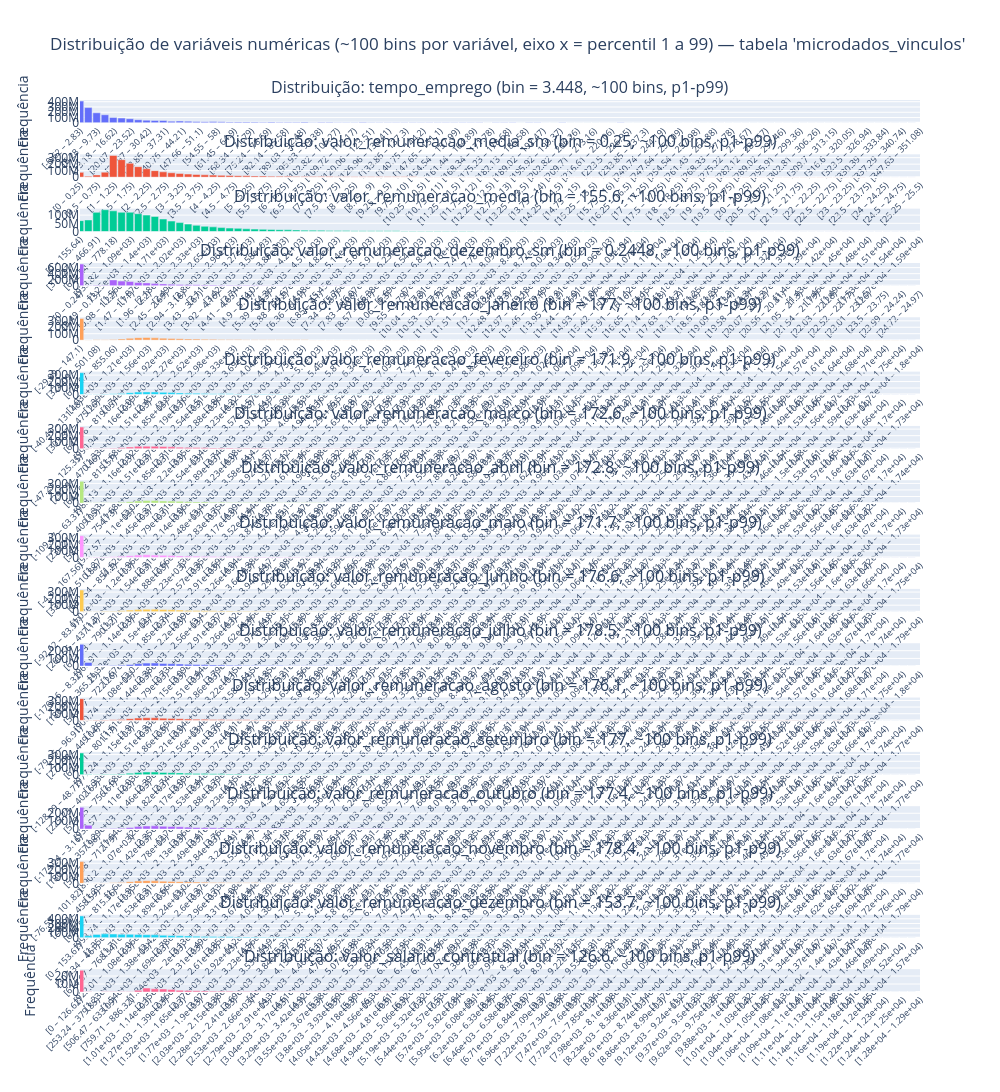

The notebook cell saved with this chart:
### Markdown cell above
### Histograma

### Code cell
MAX_TICKS = 50
N_BINS = 100  # numero de bins dentro da janela exibida (média ± N_STDDEV_RANGE*σ)
 
dtypes = list(df_metadata_t1['data_type'].values)
columns = list(df_metadata_t1['column_name'].values)
 
num_columns = [
    col for col, dtype in zip(columns, dtypes)
    if dtype in ['FLOAT64']
]
 
table = f"{DATASET_NAME}.{SCHEMA_NAME}.{TABLE}"
 
# Coleta estatísticas e histogramas de cada coluna numérica
histogram_dict, stats_dict, valid_columns, bin_width_dict = collect_stats_and_histograms(
    client, table, num_columns, n_bins=N_BINS
)
 
# Monta o gráfico
fig, valid_columns = build_histogram_figure(
    histogram_dict, stats_dict, bin_width_dict, TABLE,
    n_bins=N_BINS, max_ticks=MAX_TICKS
)

fig.show()
